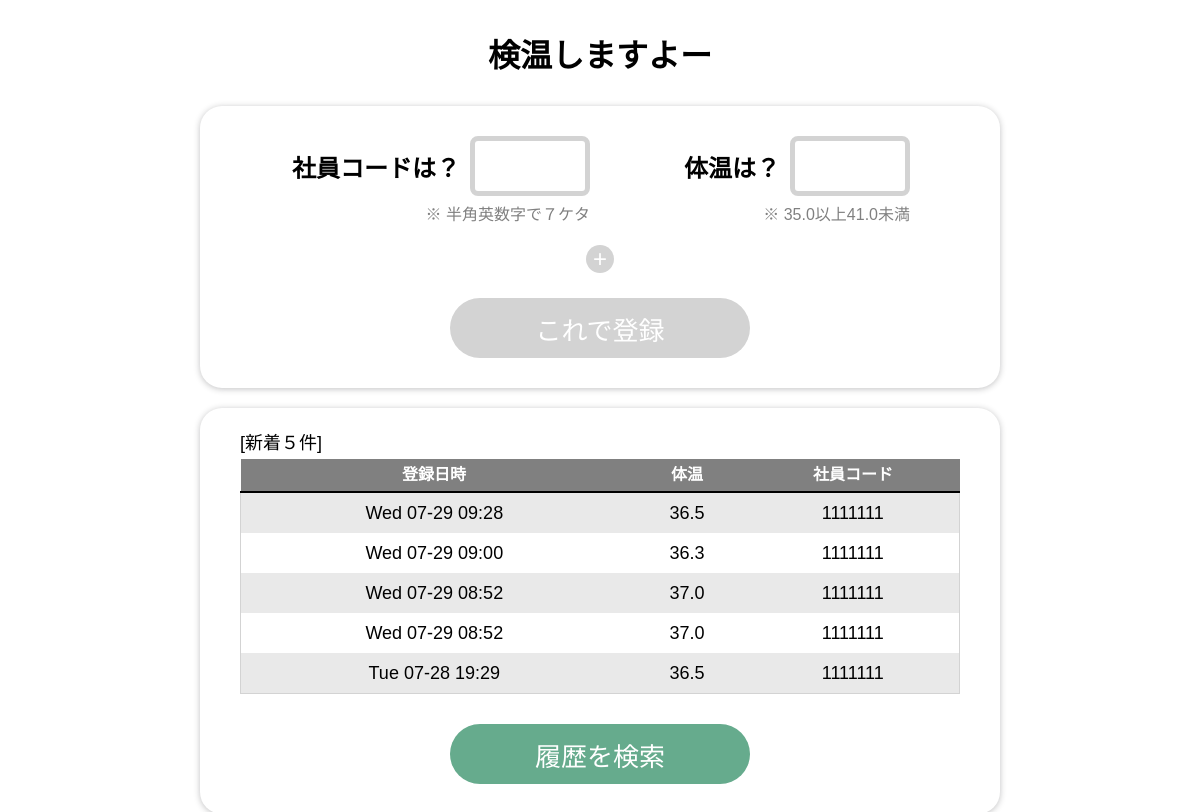
The page / on the database its author committed.
### main/models.py (models this page shows, shortened)
class Entry(db.Model):
    id = db.Column(db.Integer, primary_key=True)
    jcode = db.Column(db.String)
    temp = db.Column(db.Float)
    date = db.Column(db.DateTime)
    comment = db.Column(db.String)

### main/views.py (the view)
@app.route('/', methods=['get','post'])
def show_entries():
    entries_head = Entry.query\
        .order_by(desc(Entry.date))\
        .limit(5)\
        .all()
    return flask.render_template('entry.html', entries_head=entries_head)

### main/templates/entry.html (shortened to what this page needs)
<!DOCTYPE html>
<html lang="ja">
  <head>
    <link rel="stylesheet" href="../static/style.css">
  </head>
  <body>
    <div class="container">
      <h1>検温しますよー</h1>
    </div>
    <div class="module-container">
      <form action="{{ url_for('add_entry') }}" method=post>
        <div class="qa-area">
          <div class="jcode-box" >
            <div class="qa-set">
              <div class="q-line">
                <p>社員コードは？</p>
              </div>
              <div class="a-form">
                <input type="text" name="jcode" id="input1" maxlength="7">
              </div>
            </div>
            <div class="alert-line">
              <p id="alert1"> ※ 半角英数字で７ケタ</p>
            </div>
          </div>
          <div class="temp-box">
            <div class="qa-set">
              <div class="q-line">
                <p>体温は？</p>
              </div>
              <div class="a-form">
                <input type="text" name="temp" id="input2" maxlength="4">
              </div>
            </div>
            <div class="alert-line">
              <p id="alert2"> ※ 35.0以上41.0未満</p>
            </div>
          </div>
        </div>
        <div class="extra-area">
          <div>
            <button type="button" id="extra-btn">+</button>
          </div>
        </div>
        <div class="submit-area">
          <button type="submit" id="enter-btn">これで登録</button>
        </div>
      </form>
    </div>
    <div class="module-container">
      <div class="logs-area">
        <p>[新着５件]</p>
        <div class="logs-box5">
          <table class="logs-table" align=left>
            <thead>
              <tr>
                <th>登録日時</th>
                <th>体温</th>
                <th>社員コード</th>
              </tr>
            </thead>
            <tbody>
              {% for entry in entries_head %}
              <tr>
                <td>{{entry.date.strftime('%a %m-%d %H:%M')}}</td>
                <td>{{entry.temp}}</td>
                <td>{{entry.jcode}}</td>
              </tr>
              {% endfor %}
            </tbody>
          </table>
        </div>
      </div>
      <form action="{{ url_for('specify_logs') }}" method=post>
        <div class="submit-area">
          <button type="submit" id="std-btn">履歴を検索</button>
        </div>
      </form>
    </div>
  </body>
</html>

### main/static/style.css (style rules this page uses)
body { margin: auto 0px; width: 100%; background: white; font-family: sans-serif; }
h1 { margin: 30px auto; text-align: center; }
.container, .module-container { width: 90%; max-width: 800px; min-width: 640px; margin: 20px auto; }
.module-container { padding: 10px 0px; box-shadow: 0 1px 6px 0 rgba(32, 33, 36, .28); border-radius: 22px; }
.qa-area { width: 640px; margin: 0px auto; padding-top: 20px; display: flex; }
.extra-area { margin: 0px auto; text-align: center; }
.submit-area { margin: 0px auto; padding-bottom: 20px; text-align: center; }
.logs-area { width: 90%; max-width: 720px; margin: 0px auto; }
.jcode-box, .temp-box { font-size: 18px; margin: 0px auto; }
.qa-set { width: 100%; display: flex; align-items: center; }
.q-line { width: 180px; }
.q-line p { text-align: right; margin-top: 0px; margin-bottom: 0px; margin-right: 10px; font-size: 24px; font-weight: bold; }
.a-form input { width: 100px; padding: 0 5px; font-size: 24px; height: 50px; background-color: white; border-color: #d3d3d3; border-radius: 8px; border-style: solid; border-width: thick; -webkit-appearance: none; outline-style: none; }
.alert-line { width: 100%; margin-bottom: 20px; }
.alert-line p { margin: 5px 0px 10px 0px; text-align: right; font-size: 16px; color: gray; }
button { align-content: center; width: 300px; height: 60px; color: white; font-size: 26px; margin-top: 25px; margin-bottom: 0px; padding: 0 20px; border: none; border-radius: 40px; background-color: #66AB8D; cursor: pointer; }
#extra-btn { width: 28px; height: 28px; margin: 0px auto; padding: 0px; font-size: 24px; border-radius: 14px; background-color: #d3d3d3; cursor: default; }
#enter-btn { background-color: #d3d3d3; cursor: default; }
.logs-area p { margin: 10px auto 5px auto; font-size: 18px; }
.logs-box5 { height: 240px; overflow: auto; }
.logs-table { table-layout: auto; width: 100%; border-collapse: collapse; border-spacing: 0; color: black; font-size: 18px; }
.logs-table thead { color: white; background: gray; border-bottom: 2px solid black; font-size: 16px; text-align: center; line-height: 30px; }
.logs-table tbody tr:nth-child(odd) { background: #e9e9e9; }
.logs-table tbody tr:nth-child(even) { background: #ffffff; }
.logs-table tbody { text-align: center; vertical-align: middle; line-height: 40px; white-space: normal; max-width: none; border: solid 1px #d3d3d3; }
.logs-table td { padding: 0em 0.3em; }

### rows shown on the page
Entry: date "Wed 07-29 09:28", temp "36.5", jcode "1111111"
Entry: date "Wed 07-29 09:00", temp "36.3", jcode "1111111"
Entry: date "Wed 07-29 08:52", temp "37.0", jcode "1111111"
Entry: date "Wed 07-29 08:52", temp "37.0", jcode "1111111"
Entry: date "Tue 07-28 19:29", temp "36.5", jcode "1111111"
